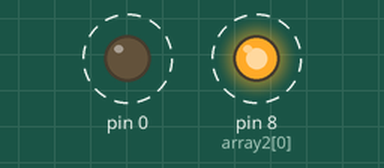
Recording of a sketch running on a simulated Arduino Uno, built with avr-gcc and run on an emulated ATmega328P. Shown: output pins drawn as LEDs (lit = HIGH). Dashed ring = blinking.

Above: at 0.02 s.
Timing chart, 0 to 3.0 s (numbered marks = the images above):
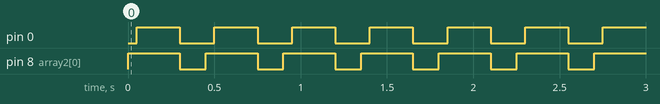

The sketch:

array.ino
```cpp
int array1 [10];
int array2 [6]={8};

void setup() {
  for(int i=0;i<=5;i++){pinMode(array2[i],OUTPUT);}
}

void loop() {

 for(int i=0;i<=5;i++){
digitalWrite(array2 [i],HIGH);
//digitalWrite(array2 [i+=1],HIGH);
delay(50);}


 for(int i=0;i<=5;i++){
digitalWrite(array2 [i],LOW);
digitalWrite(array2 [i+=1],LOW);
delay(50);}

}
```

Measured:
- by itself, pin 0: alternates HIGH for 0.25 s and LOW for 0.20 s
- by itself, pin 8 (array2[0]): alternates HIGH for 0.30 s and LOW for 0.15 s
- by itself, everything shown: repeats every 0.45 s, in 3 steps
